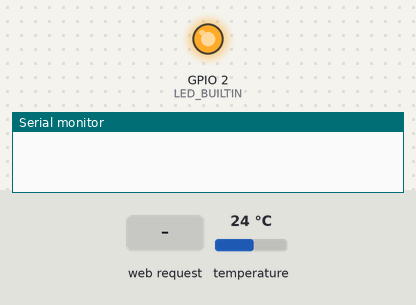
Recording of a sketch running on a simulated ESP8266 (NodeMCU). Parts: output pins drawn as LEDs (lit = HIGH, except the on-board LED, lit = LOW), the last lines printed to the serial monitor. Dashed ring = blinking. Inputs (shaded band) come from the test bench; at power-on: temperature 24 °C. WiFi joins after 1.5 s; servers stay silent unless stated; not simulated (calls return 0 or success): MySecrets.h.

Above: at 0.0 s.
At 7.8 s:
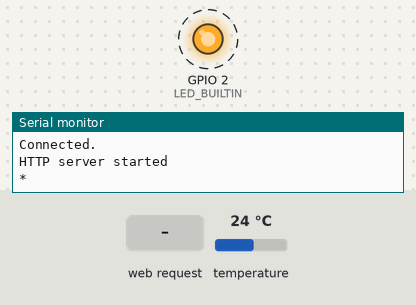
7.9 s: HTTP request GET /web received
At 9.8 s:
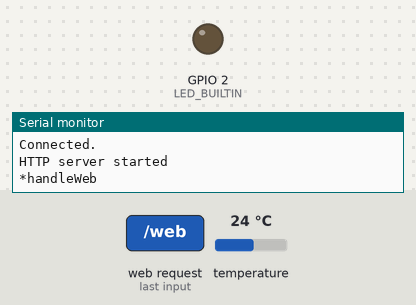
Timing chart, 0 to 11.3 s (numbered marks = the images above; inputs shaded):
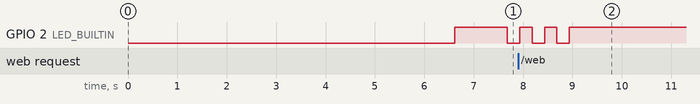

The sketch:

thingSpeakTemperature.ino
```cpp
/*
 ESP8266 --> ThingSpeak Channel

 This sketch sends the value of Analog Input (A0) to a ThingSpeak channel
 using the ThingSpeak API (https://www.mathworks.com/help/thingspeak).

 Requirements:

   * ESP8266 Wi-Fi Device
   * Arduino 1.8.8+ IDE
   * Additional Boards URL: http://arduino.esp8266.com/stable/package_esp8266com_index.json
   * Library: esp8266 by ESP8266 Community
   * Library: ThingSpeak by MathWorks

 ThingSpeak Setup:

   * Sign Up for New User Account - https://thingspeak.com/users/sign_up
   * Create a new Channel by selecting Channels, My Channels, and then New Channel
   * Enable one field
   * Enter SECRET_CH_ID in "secrets.h"
   * Enter SECRET_WRITE_APIKEY in "secrets.h"

 Setup Wi-Fi:
  * Enter SECRET_SSID in "secrets.h"
  * Enter SECRET_PASS in "secrets.h"

 Tutorial: http://nothans.com/measure-wi-fi-signal-levels-with-the-esp8266-and-thingspeak

 Created: Feb 3, 2017 by Hans Scharler (http://nothans.com)

  To connect the Dallas thermometers
  https://lastminuteengineers.com/multiple-ds18b20-arduino-tutorial/

*/

#define DEBUG

/*
 *  OTA includes
 */
#include <ESP8266mDNS.h>
#include <WiFiUdp.h>
#include <ArduinoOTA.h>

/*
 *  ThingSpeak includes
 */
#include "ThingSpeak.h"
#include "MySecrets.h"
#include <ESP8266WiFi.h>

/*
 * Local WebServer includes
 */
#include <ESP8266WebServer.h>

/*
 * Dallas temp sensor includes
 */
#include <OneWire.h>
#include <DallasTemperature.h>

/*
 * -----
 * Wifi variables and constants
 * -----
 */
 // make a reading every 15 minutes, 7.5 minutes between each channel
#define THINGSPEAK_DELAY (450000)
unsigned long int mvPreviousTime  = 0;
unsigned long int mvCurrentTime   = 0;

unsigned long     myChannelNumber = SECRET_CH_ID;
const    char     * myWriteAPIKey = SECRET_WRITE_APIKEY;

const char* statuses[] =  { "WL_IDLE_STATUS=0", "WL_NO_SSID_AVAIL=1", "WL_SCAN_COMPLETED=2", "WL_CONNECTED=3", "WL_CONNECT_FAILED=4", "WL_CONNECTION_LOST=5", "WL_DISCONNECTED=6"};

char ssid[] = SECRET_SSID;   // your network SSID (name)
char pass[] = SECRET_PASS;   // your network password

WiFiClient        mvClient;
ESP8266WebServer  mvServer(80);

/*
 * -----
 * Temperature sensor variables
 * -----
 */
#define ONE_WIRE_BUS 4            // Data wire is plugged into pin 4 = D2 on the Arduino
OneWire           mvOneWire(ONE_WIRE_BUS);
DallasTemperature mvSensors(&mvOneWire);

/*
 * -----
 * LED variables
 * -----
 */
#define DEFAULT_LED_STATE   HIGH    //LED is default off, when WiFi found LED will turn on
#define LOCAL_WEB_ACCES     (1)     // nr of blinks when a local client request the /web page
#define THING_SPEAK_LOG_OK  (2)     // nr of blinks when a new value is uploaded succesfully
#define WIFI_RECONNECT      (3)     // nr of blinks when connecting to WiFi
#define LOCAL_WEB_ACCES_NOK (4)     // nr of blinks when a local client requests an invalid page
#define THING_SPEAK_LOG_NOK (5)     // nr of blinks when a new value upload failed

int     mvLed(LED_BUILTIN);
int     mvLedState(DEFAULT_LED_STATE);
/*
 * -----
 * pulseLED
 * Pulses the internal LED for a number of times indicating a specific status
 * -----
 */
void pulseLED(int fp_pulses) {
  for (int i = 0; i < fp_pulses; i++) {
    digitalWrite(mvLed, !DEFAULT_LED_STATE);
    delay(250);
    digitalWrite(mvLed, DEFAULT_LED_STATE);
    delay(250);
  }
}

/*
 * -----
 * Upon visiting http://<IP@>/web
 * this functions returns a web page with all temperatures read from the available temperature sensors
 * -----
 */
void handleWeb() {
  pulseLED(LOCAL_WEB_ACCES);
  #ifdef DEBUG
    Serial.println("handleWeb");
  #endif
  String  lv_output = "";
  int     lv_deviceCount = mvSensors.getDeviceCount();

  mvSensors.requestTemperatures(); // Send the command to get temperature readings

  lv_output += "<!DOCTYPE html><html><body><style>h1{display: block;font-size: 7em;margin-top: 0.67em;margin-bottom: 0.67em;margin-left: 0;margin-right: 0;font-weight: bold;background-color: lightblue;}</style>";

  for (int lv_index = 0; lv_index < lv_deviceCount; lv_index++) {
    float tempC = mvSensors.getTempCByIndex(lv_index);
    delay(1);
    if ((int)tempC != -127) {
      lv_output += "<h1> Temp-";
      lv_output += lv_index;
      lv_output += ": ";
      lv_output += tempC;
      lv_output += "</h1>";
    } else {
//      lv_output += '*';
    }
//    lv_output += ";";
  }
  lv_output += "  </body></html>";

  #ifdef DEBUG
    Serial.println(lv_output);
  #endif
  mvServer.send(200, "text/html", lv_output);
}

/*
 * -----
 * Upon visiting http://<IP@>/<something that can not be handled>
 * this function will return a file not found html response
 * -----
 */
void handleNotFound() {
  pulseLED(LOCAL_WEB_ACCES_NOK);
  #ifdef DEBUG
    Serial.println("handleNotFound");
  #endif
  String message = "File Not Found\n\n";
  message += "URI: ";
  message += mvServer.uri();
  message += "\nMethod: ";
  message += (mvServer.method() == HTTP_GET) ? "GET" : "POST";
  message += "\nArguments: ";
  message += mvServer.args();
  message += "\n";
  for (uint8_t i = 0; i < mvServer.args(); i++) {
    message += " " + mvServer.argName(i) + ": " + mvServer.arg(i) + "\n";
  }
  #ifdef DEBUG
    Serial.println(message);
  #endif
  mvServer.send(404, "text/plain", message);
}

/* -----
 * wifiReconnect
 * Checks the current connection state of the WiFi.
 * If not connected, try to re-connect.
 * -----
 */
void wifiReconnect() {
  if (WiFi.status() != WL_CONNECTED) {
    #ifdef DEBUG
      Serial.print("Attempting to connect to SSID: ");
      Serial.println(SECRET_SSID);
    #endif
    while (WiFi.status() != WL_CONNECTED) {
      pulseLED(WIFI_RECONNECT);
      WiFi.begin(ssid, pass); // Connect to WPA/WPA2 network. Change this line if using open or WEP network
      delay(5000);
    #ifdef DEBUG
      Serial.print(".");
    #endif
    }
    #ifdef DEBUG
      Serial.println("\nConnected.");
    #endif
  } else {
    #ifdef DEBUG
      Serial.print("*");  //Check how often the WiFi connection is broken
    #endif
  }
}

/* -----
 * monitorWiFi
 * Outputs WiFi status and IP@ to the serial output
 * -----
 */
void monitorWiFi()
{
  Serial.println();
  Serial.print("wlstatus:");
  Serial.println(statuses[WiFi.status()]);
  Serial.print("WiFi.localIP():");
  Serial.println(WiFi.localIP().toString());
  Serial.print("IP.isSet: ");
  Serial.println(WiFi.localIP().isSet());
}

void setup() {
  /* -----
   * Setup Serial
   * -----
   */
  Serial.begin(115200);
  delay(100);
  Serial.println();

  /* -----
   * Setup WiFi to a fixed IP address
   * -----
   */
  WiFi.mode(WIFI_STA);

  IPAddress ip(192,168,2,96);
  IPAddress dns(192, 168, 2, 254);
  IPAddress gateway(192, 168, 2, 254);
  IPAddress subnet(255, 255, 255, 0);

  bool lvResult = WiFi.config(ip, dns, gateway, subnet);

   #ifdef DEBUG
    if (!lvResult) {
      Serial.println("STA Failed to configure");
    }
    monitorWiFi();
  #endif

  wifiReconnect();

   /*
    * Configure  OTA server plus events
    */
  ArduinoOTA.setHostname("TempSensor");

  ArduinoOTA.onStart([]() {
  });

  ArduinoOTA.onEnd([]() {
  });

  ArduinoOTA.onError([](ota_error_t error) {
    (void)error;
    ESP.restart();
  });

  /* setup the OTA server */
  ArduinoOTA.begin();

  /* -----
   * Start a client to connect to the ThingSpeak framework
   * Sensor data is going to be logged to ThingSpeak channels
   * -----
   */
  ThingSpeak.begin(mvClient);

  /* -----
   *  Besides logging to ThingSpeak also provide a web interface for local clients
   * -----
   */
  mvServer.onNotFound(handleNotFound);
  mvServer.on("/web", handleWeb);
  mvServer.begin();
  #ifdef DEBUG
    Serial.println("HTTP server started");
  #endif

  /* -----
   * Start the communication to the Dallas temperature sensors.
   * Check if at least two temperature sensors are found.
   * If no or only one sensor found stop execution but give up control to the ESP with the yield() function
   * -----
   */
  mvSensors.begin();
  if (mvSensors.getDeviceCount() == 0) {
    Serial.println("Only one sensor is found, at least two sensors are expected");
    while (true) {
      yield();
    }
  }

  /*
   * -----
   * Initiatlise the internal LED
   * -----
   */
   pinMode(mvLed, OUTPUT);
   digitalWrite(mvLed, mvLedState);
}

void loop() {
  float lvTemp;
  int   lvHttpCode;

  /* -----
   * Connect or reconnect to WiFi
   * -----
   */
   wifiReconnect();

  /* -----
   * Send a command on the I2C bus to all Temp sensors to take a temperature measurement
   * -----
   */
  mvSensors.requestTemperatures();

  /* -----
   * Read the degree Celcius temperature from the sensor(s) and
   * log it to my ThingSpeak Channel on Field 1 and Field 2
   * Note: you can only send data to ThinSpeak once each 15 seconds, so a delay 20 second is added
   * -----
   */
  for (int i = 0; i <= 1; i++) {
    lvTemp = mvSensors.getTempCByIndex(i);
    lvHttpCode = ThingSpeak.writeField(myChannelNumber, i + 1, lvTemp, myWriteAPIKey);

    if (lvHttpCode == 200) {
        pulseLED(THING_SPEAK_LOG_OK);
      }
      else {
        pulseLED(THING_SPEAK_LOG_NOK);
      }

    // Kind of delay(THINGSPEAK_DELAY);
    mvCurrentTime = millis();
    while (mvCurrentTime - mvPreviousTime < THINGSPEAK_DELAY) {
      mvServer.handleClient();    // handle local webclient requests
      ArduinoOTA.handle();        // handle possible OTA requests

      mvCurrentTime = millis();
      yield();                    // the loop may not be blocking so give-up control to the ESP tasks
    }
    mvPreviousTime = mvCurrentTime;
    #ifdef DEBUG
      Serial.print("ChannelNumber: ");
      Serial.println(myChannelNumber);
      Serial.print("Channel: ");
      Serial.println(i + 1);
      Serial.print("Value: ");
      Serial.println(lvTemp);
      if (lvHttpCode == 200) {
          Serial.println("Channel write successful.");
        }
        else {
          Serial.println("Problem writing to channel. HTTP error code " + String(lvHttpCode));
        }
    #endif
  }
}
```

Measured:
- by itself, GPIO 2 (LED_BUILTIN): alternates HIGH for 0.25 s and LOW for 0.25 s, 5 changes in all, then stays HIGH
